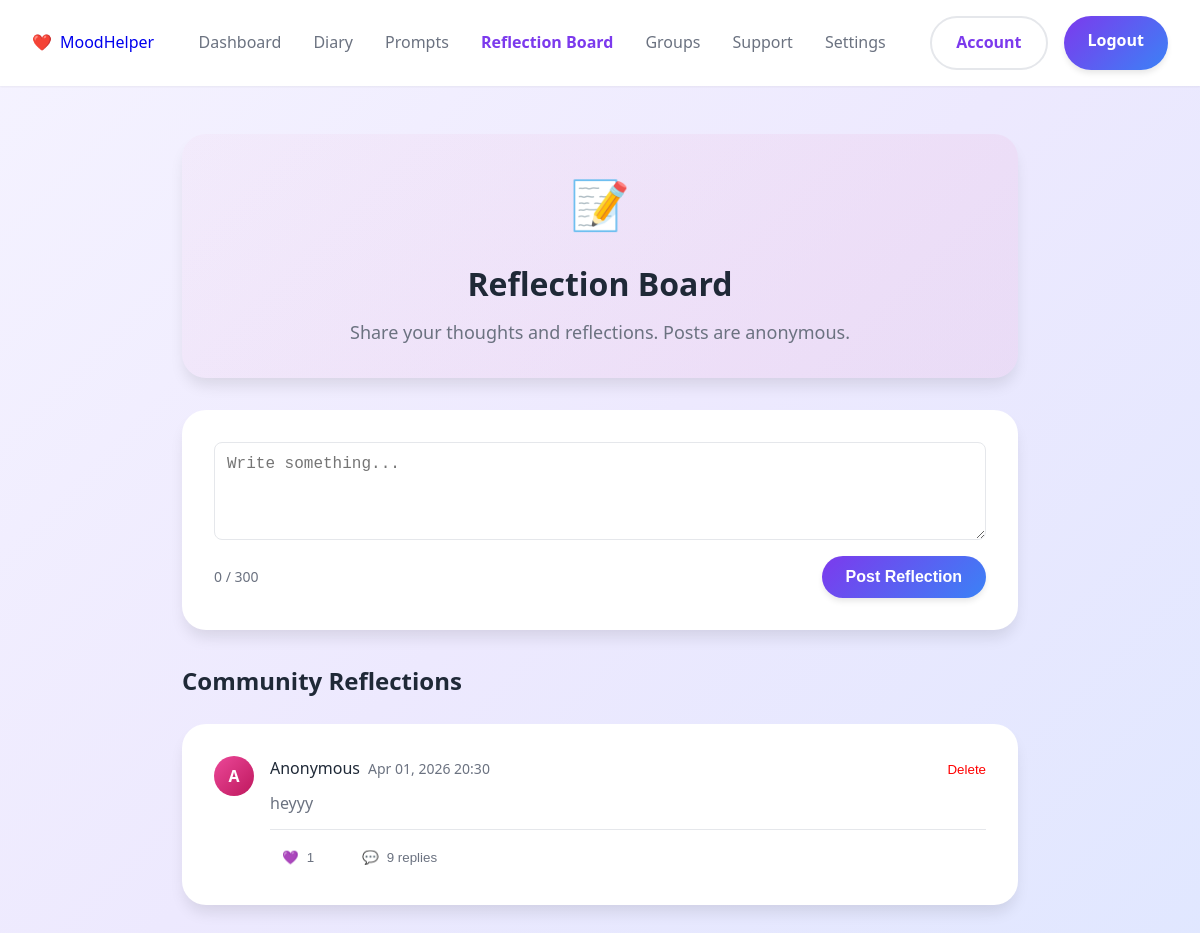
Page /reflection-board.php (signed in) on the committed database.
### tables this page shows
CREATE TABLE IF NOT EXISTS `posts` (
  `post_id` bigint UNSIGNED NOT NULL AUTO_INCREMENT,
  `user_id` int DEFAULT NULL,
  `page` varchar(50) NOT NULL,
  `content` text NOT NULL,
  `created_at` timestamp NULL DEFAULT CURRENT_TIMESTAMP,
  `is_anonymous` tinyint(1) DEFAULT '1',
  PRIMARY KEY (`post_id`),
  UNIQUE KEY `post_id` (`post_id`)
);

### reflection-board.php (the view, shortened to what this page needs)
<?php
include 'Backend/db_connect.php';
$user_id = $_SESSION['user_id'];
$posts = [];
$sql = "SELECT p.post_id, p.user_id, p.content, p.created_at,
               (SELECT COUNT(*) FROM post_hearts ph WHERE ph.post_id = p.post_id) AS hearts_count,
               (SELECT COUNT(*) FROM post_replies r WHERE r.post_id = p.post_id) AS replies_count
        FROM posts p
        WHERE page = 'reflection-board'
        ORDER BY created_at DESC";
$result = $conn->query($sql);
while ($row = $result->fetch_assoc()) {
    $posts[] = $row;
}
?>
<!DOCTYPE html>
<html lang="en">
<head>
<link rel="stylesheet" href="css/styles.css">
</head>
<body>
<nav class="navbar">
<div class="container">
<a href="dashboard.php" class="logo"><span>❤️</span> MoodHelper</a>
<ul class="nav-links">
<li><a href="dashboard.php">Dashboard</a></li>
<li><a href="diary.html">Diary</a></li>
<li><a href="daily-prompt.html">Prompts</a></li>
<li><a href="reflection-board.php" class="active">Reflection Board</a></li>
<li><a href="groups.html">Groups</a></li>
<li><a href="mood-support.html">Support</a></li>
<li><a href="settings.html">Settings</a></li>
</ul>
<div class="nav-buttons">
<a href="account.php" class="btn btn-secondary">Account</a>
<a href="index.html" class="btn btn-primary">Logout</a>
</div>
</div>
</nav>
<div class="container" style="padding:3rem 2rem; max-width:900px;">
<div class="card" style="margin-bottom:2rem; text-align:center; background: linear-gradient(135deg, rgba(236, 72, 153, 0.03), rgba(236, 72, 153, 0.08));">
    <div style="font-size:3rem; margin-bottom:1rem;">📝</div>
    <h1 style="font-size:2rem; margin-bottom:0.5rem;">Reflection Board</h1>
    <p style="color:var(--text-secondary); font-size:1.125rem;">Share your thoughts and reflections. Posts are anonymous.</p>
</div>
<div class="card" style="margin-bottom:2rem;">
    <form method="POST" id="reflectionForm">
        <textarea id="reflectionContent" name="reflection" rows="4" maxlength="300" placeholder="Write something..." required style="width:100%; padding:0.75rem; font-size:1rem; border-radius:0.5rem; border:1px solid var(--border-light);"></textarea>
        <div style="display:flex; justify-content:space-between; align-items:center; margin-top:0.5rem;">
            <div id="charCount" style="color: var(--text-secondary); font-size:0.875rem;">0 / 300</div>
            <button type="submit" class="btn btn-primary">Post Reflection</button>
        </div>
    </form>
</div>
<h2 style="font-size:1.5rem; margin-bottom:1.5rem;">Community Reflections</h2>
<div id="postsContainer">
<?php if (!empty($posts)): ?>
<?php foreach ($posts as $post): ?>
<div class="card" data-postid="<?= $post['post_id'] ?>" style="margin-bottom:1.5rem; position:relative;">
    <div style="display:flex; gap:1rem;">
        <div style="flex-shrink:0;">
            <div style="width:40px; height:40px; background: linear-gradient(135deg, #ec4899, #be185d); border-radius:50%; display:flex; align-items:center; justify-content:center; color:white; font-weight:600;">
                A
            </div>
        </div>
        <div style="flex:1;">
            <div style="display:flex; align-items:center; gap:0.5rem; margin-bottom:0.5rem;">
                <span style="font-weight:500; color:var(--text-primary);">Anonymous</span>
                <span style="color:var(--text-secondary); font-size:0.875rem;"><?= date("M d, Y H:i", strtotime($post['created_at'])) ?></span>
                <?php if ($post['user_id'] == $user_id): ?>
                <button class="deleteBtn" style="margin-left:auto; background:none;border:none;color:red;cursor:pointer;">Delete</button>
                <?php endif; ?>
            </div>
            <p style="color:var(--text-secondary); line-height:1.7; margin-bottom:0.75rem;"><?= htmlspecialchars($post['content']) ?></p>
            <div style="display:flex; gap:1.5rem; align-items:center; padding-top:0.75rem; border-top:1px solid var(--border-light);">
                <button class="heartBtn" style="display:flex; align-items:center; gap:0.5rem; background:none; border:none; color:var(--text-secondary); cursor:pointer; padding:0.5rem 0.75rem; border-radius:0.5rem;">
                    <span>💜</span>
                    <span style="font-weight:500;" class="heartCount"><?= $post['hearts_count'] ?></span>
                </button>
                <button class="replyToggleBtn" style="display:flex; align-items:center; gap:0.5rem; background:none; border:none; color:var(--text-secondary); cursor:pointer; padding:0.5rem 0.75rem; border-radius:0.5rem;">
                    <span>💬</span>
                    <span style="font-weight:500;">
                        <?php
                            if($post['replies_count'] == 0) echo "Reply";
                            elseif($post['replies_count'] == 1) echo "1 reply";
                            else echo $post['replies_count'] . " replies";
                        ?>
                    </span>
                </button>
            </div>
        </div>
    </div>
</div>
<?php endforeach; ?>
<?php endif; ?>
</div>
</div>
</body>
</html>

### css/styles.css (style rules this page uses)
* { margin: 0; padding: 0; box-sizing: border-box; }
:root { --primary-purple: #7c3aed; --primary-blue: #3b82f6; --secondary-purple: #a78bfa; --secondary-blue: #60a5fa; --background-light: #f8f7ff; --background-gradient: linear-gradient(135deg, #f5f3ff 0%, #ede9fe 50%, #e0e7ff 100%); --text-primary: #1f2937; --text-secondary: #6b7280; --white: #ffffff; --border-light: #e5e7eb; --shadow-sm: 0 1px 2px 0 rgba(0, 0, 0, 0.05); --shadow-md: 0 4px 6px -1px rgba(0, 0, 0, 0.1); --shadow-lg: 0 10px 15px -3px rgba(0, 0, 0, 0.1); --shadow-xl: 0 20px 25px -5px rgba(0, 0, 0, 0.1); --calm-bg: linear-gradient(135deg, #f0fdf4 0%, #dcfce7 50%, #dbeafe 100%); --calm-primary: #10b981; --calm-secondary: #6ee7b7; --calm-text: #064e3b; }
body { font-family: 'Segoe UI', Tahoma, Geneva, Verdana, sans-serif; background: var(--background-gradient); color: var(--text-primary); line-height: 1.6; min-height: 100vh; }
.navbar { background: var(--white); box-shadow: var(--shadow-sm); position: sticky; top: 0; z-index: 1000; padding: 1rem 0; }
.navbar .container { max-width: 1200px; margin: 0 auto; padding: 0 2rem; display: flex; justify-content: space-between; align-items: center; }
.logo { display: flex; align-items: center; gap: 0.5rem; text-decoration: none; }
.nav-links { display: flex; gap: 2rem; list-style: none; align-items: center; }
.nav-links a { text-decoration: none; color: var(--text-secondary); font-weight: 500; transition: color 0.3s ease; }
.nav-links a.active { color: var(--primary-purple); font-weight: 600; }
.nav-buttons { display: flex; gap: 1rem; }
.btn { padding: 0.75rem 1.5rem; border: none; border-radius: 2rem; font-weight: 600; cursor: pointer; transition: all 0.3s ease; text-decoration: none; display: inline-block; font-size: 1rem; }
.btn-primary { background: linear-gradient(135deg, var(--primary-purple), var(--primary-blue)); color: var(--white); box-shadow: var(--shadow-md); }
.btn-secondary { background: transparent; color: var(--primary-purple); border: 2px solid var(--border-light); }
.container { max-width: 1200px; margin: 0 auto; padding: 0 2rem; }
.card { background: var(--white); border-radius: 1.5rem; padding: 2rem; box-shadow: var(--shadow-lg); }

### rows in the picture
posts: created_at "Apr 01, 2026 20:30", shows "Delete", content "heyyy", hearts_count "1", replies_count "9"
